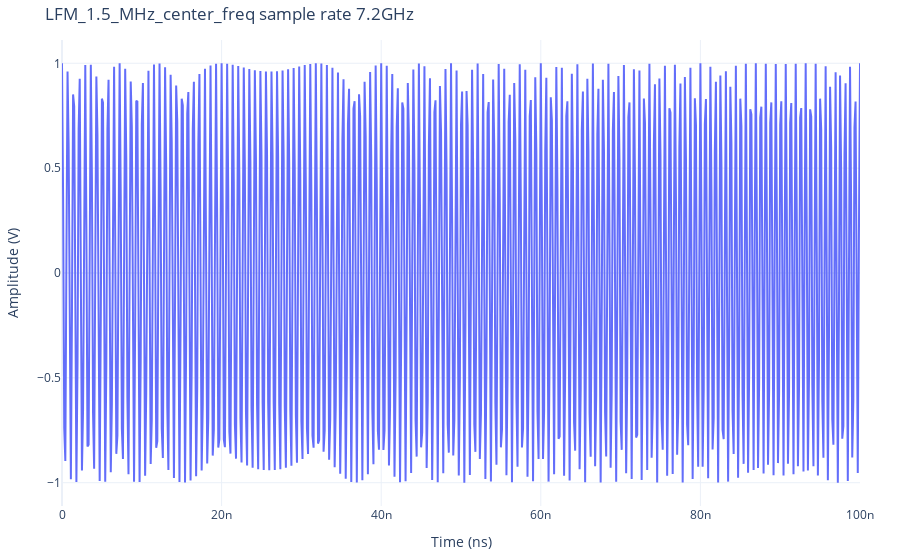
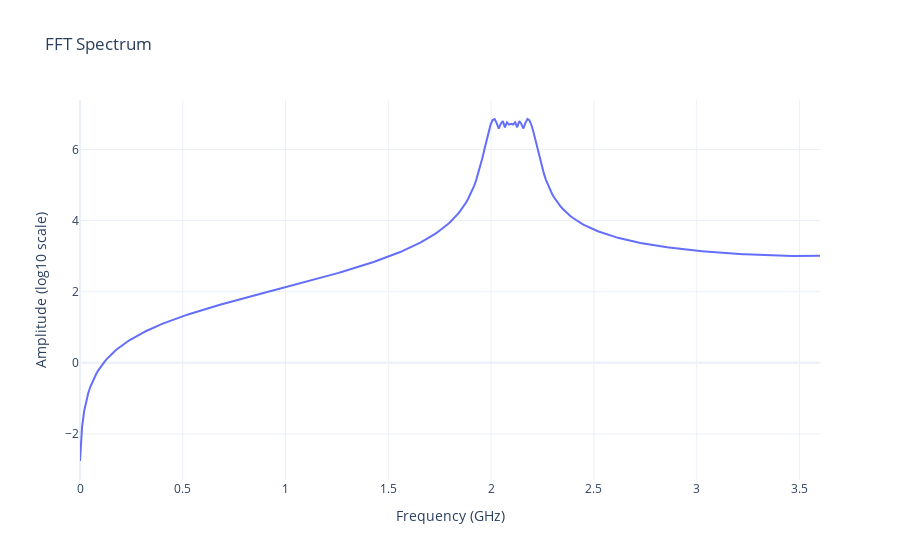

Notebook code cell kept with these figures, in order:
### Code cell
#4634156748
import plotly.graph_objects as go
from numpy.fft import fftshift, fft
generator = WaveformGenerator()
pulse_width = 100
bandwidth = 0.25
c_freq = 1.5

sampls, time, wave = generator.sinusoidal(amplitude=1, frequency=.01)
#generator.plot(time=time, waveform=wave, amplitude=amplitude, title= f"Sinusoidal wave of frequency {frequency} MHz and ")
#num_samples, prbs_time, bits, waveform = generator.PRBS(amplitude= amplitude, order=order, repetition_rate=repetition_rate, max_bits= 100)
#generator.plot(time=prbs_time, waveform= waveform, amplitude=amplitude, bits=bits, title=f"PRBS of order {order} and repetition rate {repetition_rate} MHz and")
T, W = generator.generate_lfm( center_freq=c_freq, bandwidth=bandwidth, pulse_width=pulse_width)
generator.plot(amplitude=1, waveform=W, time=T, title=f'LFM_{c_freq}_MHz_center_freq')
wave = fftshift(fft(W))
wave = np.absolute(wave) ** 2
def fft_signal(w, iota):
        N = 2 ** np.ceil(np.log2(len(w) * 4))
        f, x = signal.periodogram(w, window='hann', nfft=N, fs=1e9 * iota, scaling='spectrum')
        f = f / 1e9
        epsilon = 1e-10
        x = 10 * (np.log10((x + epsilon) / 50e-3))
        return [f, x]
f, x = fft_signal(W, 7.2)
N = len(wave)
n = np.arange(N)
T = N/ (7.2 * 1e9)  # Convert to time in seconds
freq = n/T
fig = go.Figure(data=go.Scatter(x = freq/1e9, y=np.log10(wave/1e-3), mode='lines', name='FFT Signal'))
#limit x axis
fig.update_layout(
    xaxis=dict(
        range=[0, 3.6],  # Limit x-axis from 0 to 3.6 GHz (Nyquist)
        title="Frequency (GHz)"
    ),
    yaxis=dict(
        title="Amplitude (log10 scale)"
    ),
    title="FFT Spectrum",
    template="plotly_white"
)

fig.show()

### Figure 1 — Plotly figure (JSON) as saved in the notebook; plotly's stock layout.template omitted (floating-point values rounded to 4 significant figures; data arrays with more than 128 entries replaced by an {"elided": "..."} marker saying what was removed)
{"data": [{"line": {"width": 2}, "mode": "lines", "name": "Waveform", "type": "scatter", "x": {"elided": "721 float values"}, "y": {"elided": "721 float values"}}], "layout": {"legend": {"x": 0, "y": 1}, "margin": {"b": 40, "l": 40, "r": 40, "t": 40}, "title": {"text": "LFM_1.5_MHz_center_freq sample rate 7.2GHz"}, "xaxis": {"title": {"text": "Time (ns)"}}, "yaxis": {"title": {"text": "Amplitude (V)"}}}}

### Figure 2 — Plotly figure (JSON) as saved in the notebook; plotly's stock layout.template omitted (floating-point values rounded to 4 significant figures; data arrays with more than 128 entries replaced by an {"elided": "..."} marker saying what was removed)
{"data": [{"mode": "lines", "name": "FFT Signal", "type": "scatter", "x": {"elided": "721 float values"}, "y": {"elided": "721 float values"}}], "layout": {"title": {"text": "FFT Spectrum"}, "xaxis": {"range": [0, 3.6], "title": {"text": "Frequency (GHz)"}}, "yaxis": {"title": {"text": "Amplitude (log10 scale)"}}}}
